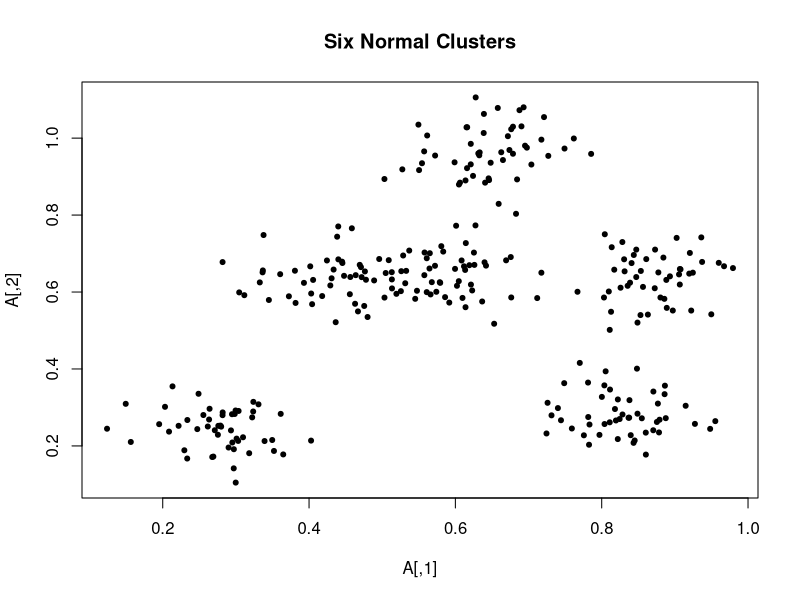

The R script that drew this image: (Note: this script raises an error after producing the figure.)
# This example file generates a two-dimensional dataset of 300 points.
# It uses path length (TSP), tpPL, and OLO criteria to find orderings.
# It plots the paths and the heat maps all in one graph.

closeAllConnections()  # helps avoid "Error in file(con, "w") : all connections are in use"
library(lattice)       # for the levelplot function
library(latticeExtra)  # allow adding plotxy objects
library(MASS)
library(seriation)
library(viridis)
library(doParallel)
registerDoParallel()   # for parallel processing in TSP

### function that calculates the tree penalty matrix
penaltymatrix <-function(d,method){ 
  # d = dissimilarity matrix as a "dist" object
  # method = type of linkage: single, complete, average, Ward
  D<-as.matrix(d) # distance matrix as a "matrix" object
  if (method == "ward") {
    method = "ward.D2"
  }
  Tree1 <- hclust(d,method=method)   # tree object from hierarchical clustering
  n  <- length(Tree1$height)+1 # number of leaves in a tree
  a1 <- matrix(cutree(Tree1,1:n),ncol=n,nrow=n,byrow=F,dimnames=NULL) # matrix of cluster identities for different cuts
  h1 <- rev(Tree1$height)# vector of heights of cuts in decreasing order of length n-1
  PM <- matrix(rep(0,n^2),nrow=n) # create a matrix to save tree penalties
  for (i in 1:(n-1)) {
    for(j in (i+1):n) {
      e11 <- c(a1[i,])     # vector of cluster indices for point i
      e12 <- c(a1[j,])     # vector of cluster indices for point j
      lca1 <- max(which(e11==e12))  # least common ancestor node of i and j
      PM[i,j] <- h1[lca1]
    }
  }
  NM <- PM * mean(D) / mean(PM)           # normalized penalty matrix
  return(list(PM=PM,NM=NM))
}

### Generating example data: 6 Normal Clusters
### This code produces a matrix A of points
dim <- 2 # number of dimensions
cen <- 6 # number of clusters
s <- matrix(0.003,cen) # matrix of standard deviations
cl <- 50 # cluster size
n1 <- matrix(cl,cen)
mu <- matrix(runif(dim*cen),ncol=dim) # matrix of centers

C <- list()
for (i in 1:cen) {
  C[[i]] <- mvrnorm(n1[i],mu[i,], diag(rep(s[i],dim),dim,dim))
}

A <- C[[1]]
for (i in 2:cen) {
  A <- rbind(A,C[[i]])
}

### plot the points, if two dimensional
if (dim == 2) {
  plot(A, pch=20, main="Six Normal Clusters")
}

### define distance matrix and penalty matrix
n <- nrow(A) # number of points
d <- dist(A, method="euclidean") # distance matrix as a "dist" object
D <- as.matrix(d) # distance matrix as a "matrix" object

mylinkage <- "average" ## Choose a hierarchical tree type for tpPL and OLO seriation methods
TP <- penaltymatrix(d,method=mylinkage)$NM # tree penalty matrix (normalized)
tp <- as.dist(TP) # tree penalty matrix as a "dist" object
b <- 0.5 # tuning parameter for tpPL method (0.3-0.8 range recommended)
tppl <- d+b*tp # tree-penalized path length matrix as a "dist" object

### obtain TSP, OLO, and tpPL seriation orderings
rp <- 50 # number of iterations for TSP and tpPL methods
methods <- c("TSP","tpPL","OLO")
ord <- list()
cat("Computing",rp,"TSP orderings\n")
ord$tsp <- get_order(seriate(d,"TSP",control=list(rep=rp,"two_opt"),parallel=T)) 
cat("Computing",rp,"tpPL orderings\n")
ord$tppl <- get_order(seriate(tppl,"TSP",control=list(rep=rp,"two_opt"),parallel=T)) 
cat("Computing OLO ordering\n")
ord$olo <- get_order(seriate(d,method="OLO_average"))

### plot the three orderings
cat("Plotting the orderings\n")
dev.off()
for(i in 1:3){
  score <- criterion(d,ord[[i]],"Path_length")
  score2 <- criterion(tppl,ord[[i]],"Path_length")

  ### start ordering with smaller D values; helps orderings match each other
  BestPath = ord[[i]]
  j = round(n/2)
  if (sum(sum(D[BestPath[1:(j+1)],BestPath[1:(j+1)]])) > sum(sum(D[BestPath[(n-j):n],BestPath[(n-j):n]]))) {
    BestPath = rev(BestPath)  # reverse ordering; not a substantive change
  }
  imagetitle = paste(methods[i],"path length",round(score,4))
  
  ### plot points and line segments to represent the path
  ### starting point is green, ending point is black
  pa <-xyplot(A[BestPath,2]~A[BestPath,1],
              aspect = 1:1,type="p",cex=c(1,rep(0.6,n-2),1),
              pch=20,scales=list(x=list(draw=F),y=list(draw=F)),
              col=rep(c("green","red","black"),c(1,n-2,1)),
              xlab="",ylab="",main=imagetitle
              ) +xyplot(A[BestPath,2]~A[BestPath,1],type="l",
                        cex=0.5, pch=20, col="blue")
  
  print(pa,split=c(1,i,2,3),more=TRUE)
  
  ### create and plot heat map
  f <- function (mm) t(mm)[ ,nrow(mm):1] # rotates matrix 90 deg. clockwise
  ga <-levelplot(f(D[BestPath,BestPath]), xlab=" ", ylab=" ",scales=list(draw=F),
                 col.regions =viridis,
                 colorkey = list(space= "right"))
  
  if (i < 3) {
    print(ga,split=c(2,i,2,3),more=TRUE)
  } else {
    print(ga,split=c(2,i,2,3),more=FALSE)
  }
}
